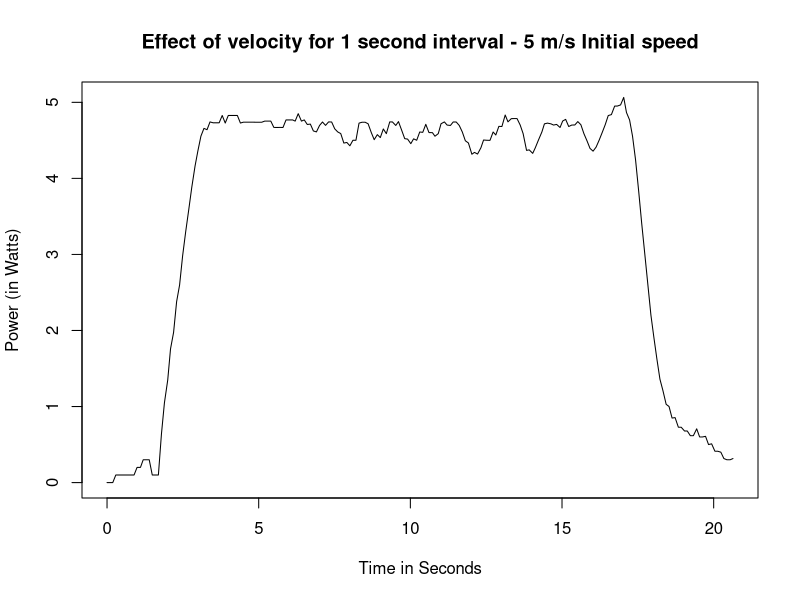

Here is the R script that generated this plot:
# Set the working directory
setwd("/Users/mac/Desktop/Programming/COMP9596//DroneData")
require(splines) #thx @Chase for the notice
library(geosphere)

# Read the data
data <- read.csv(file="Azade5ms1sec.csv", header=TRUE, sep=",")

# Convert date column to Date object
data$Date <- as.POSIXct(data$Date)

# Extract the data from column name to plot
data.toPlot <- data

# Calculate the difference of each time point to the first (in seconds)
data.toPlot$TimeDiff <- data.toPlot$Date - data.toPlot$Date[1]

# Since TimeDiff is a time/date object, convert it to a numeric and store this as an extra column in data frame
data.toPlot$TimeDiffValue <- as.numeric(data.toPlot$TimeDiff)


# Multiple current and voltage to get Power
data.toPlot$Power <- as.double(-(data.toPlot$Current/1000) * data.toPlot$Voltage/1000)

#Get Mangnitude of Velocity
data.toPlot$Velocity <- sqrt(data.toPlot$VelocityX^2 + data.toPlot$VelocityY^2 + data.toPlot$VelocityZ^2)
data.toPlot$Mean <- mean(data.toPlot$Power)


ppi <- 200
png(file=paste("5ms1secInterval", ".png", sep=""), height=7*ppi, width=9*ppi, res=ppi)

#write.csv(data.toPlotFinal, file="FirstRev.csv")
#par(mar=c(5.1, 4.1, 4.1, 8.1), xpd=TRUE)
plot(y=data.toPlot$Velocity, x=data.toPlot$TimeDiffValue,type="l",col="black", lwd="1", ylab="Power (in Watts)", xlab="Time in Seconds",
     main="Effect of velocity for 1 second interval - 5 m/s Initial speed")
#points(x=data.toPlot$TimeDiffValue[67], y=data.toPlot$Velocity[67], pch=1)
#points(x=data.toPlot$TimeDiffValue[117], y=data.toPlot$Velocity[117], pch=2)
#points(x=data.toPlot$TimeDiffValue[157], y=data.toPlot$Velocity[157], pch=3)
#points(x=data.toPlot$TimeDiffValue[187], y=data.toPlot$Velocity[187], pch=4)
#points(x=data.toPlot$TimeDiffValue[207], y=data.toPlot$Velocity[207], pch=5) 
#points(x=data.toPlot$TimeDiffValue[217], y=data.toPlot$Velocity[217], pch=6)
#points(x=data.toPlot$TimeDiffValue[225], y=data.toPlot$Velocity[225], pch=7) 
#points(x=data.toPlot$TimeDiffValue[231], y=data.toPlot$Velocity[231], pch=8) 
#points(x=data.toPlot$TimeDiffValue[234], y=data.toPlot$Velocity[234], pch=9) 

#legend("topright",  inset=c(-0.25,0), legend=c("5s interval", "4s interval", "3s interval", "2s interval", 
#                           "1s interval", "0.75s interval", "0.5s interval", "0.25s interval", 
#                           "0.1s interval"), bty="n", pch=1:9, lty=1, lwd=1)

dev.off()
